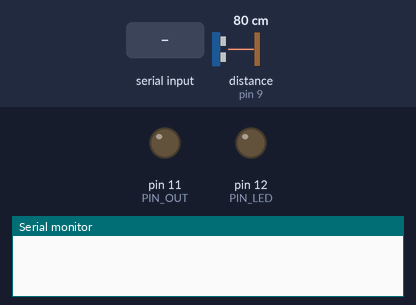
Bench run of a sketch on a simulated Arduino Uno, built with avr-gcc and run on an emulated ATmega328P. Shown: output pins drawn as LEDs (lit = HIGH), the last lines printed to the serial monitor. The inputs (shaded band) are chosen by the test bench; at power-on: distance to the obstacle (sensor on pin 9) 80 cm. The echo pulse lasts 58.3 µs per cm.

Above: at 1.0 s.
1.1 s: "<1>" received over Serial
At 1.5 s:
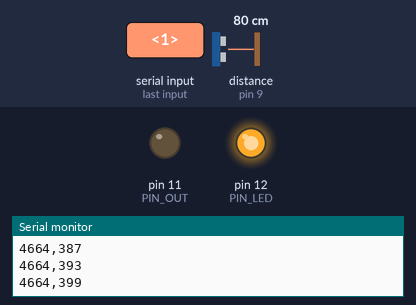
Timing chart, 0 to 4.1 s (numbered marks = the images above; inputs shaded):
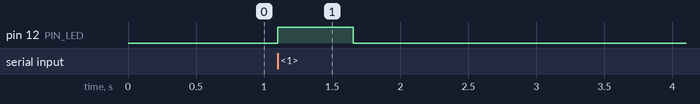

Measured:
- after the input at 1.1 s, pin 12 (PIN_LED): LOW → HIGH at once, → LOW 0.55 s later

The sketch:

project_3_firmware.ino
```cpp
#define PIN_IN 9
#define PIN_OUT 11
#define PIN_LED 12


long start_time = 0;
int amount_of_samples = 100;
int counter = 0;
/*
Variables and Commands used to send serial commands to the arduino
*/
String command = "0";
boolean newData = false;
const byte numChars = 3;
char recievedChars[numChars];
void recieve_commands()
{
	static boolean recvInProgress = false;
	static byte ndx = 0;
	char rc;
	char endMarker = '>';
	char startMaker = '<';
	while (Serial.available() > 0 && newData == false)
	{
		rc = Serial.read();
		if (recvInProgress == true)
		{
			if (rc != endMarker)
			{
				recievedChars[ndx] = rc;
				ndx++;
				if (ndx >= numChars)
				{
					ndx = numChars - 1;
				}
			}
			else
			{
				recievedChars[ndx] = '\0'; //termiante the string
				recvInProgress = false;
				ndx = 0;
				newData = true;
			}
		}
		else if (rc == startMaker)
		{
			recvInProgress = true;
		}

	}
}

void wait_for_software()
{
    bool waiting = true;

    while (waiting)
    {
        recieve_commands();
        if (newData == true)
        {
            parseCommands();
            newData = false;
        }

        if (command == "1")
        {
            waiting = false;
            break;
        }
    }

    start_time = millis();
    counter = 0;
    digitalWrite(PIN_LED, HIGH);
    command = "0";

}

void parseCommands()
{
	command = recievedChars;
}


void setup()
{
    Serial.begin(115200);
    pinMode(PIN_IN, INPUT);
    pinMode(PIN_LED, OUTPUT);
    pinMode(PIN_OUT, OUTPUT);

    wait_for_software();

}


void loop()
{
    if (counter == amount_of_samples)
    {
        Serial.println("Done");
        digitalWrite(PIN_LED, LOW);
        wait_for_software();
    }
    else
    {
        digitalWrite(PIN_OUT, HIGH);
        delayMicroseconds(10);
        digitalWrite(PIN_OUT, LOW);
        unsigned long duration = pulseInLong(PIN_IN, HIGH);
        Serial.print(duration);
        Serial.print(",");
        long timestamp = millis() - start_time;
        Serial.print(timestamp);
        Serial.println();
        counter++;

    }

}
```
